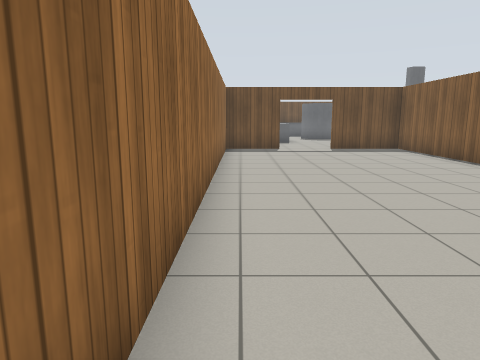
View 1 (above)

20 first-person views from a walk through a robot-simulator world made for Gazebo. The camera is 1.2 m above the floor, tilts 10° down and sees 70° across. The floor is counted in squares, 1 m on a side. Each view is taken from the middle of a square. On the plan, view 1 faces up. The plan holds only what a view shows up to about 14 squares ahead; the rest is blank. Simple patterns stand in for the simulator's built-in surfaces.

View 2
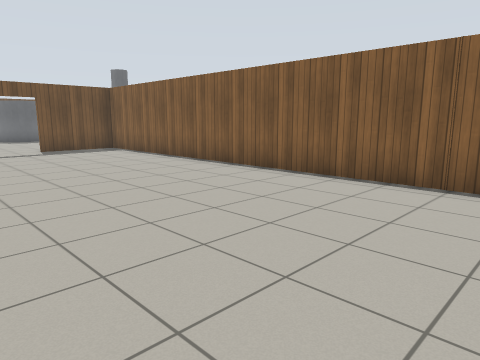

View 3
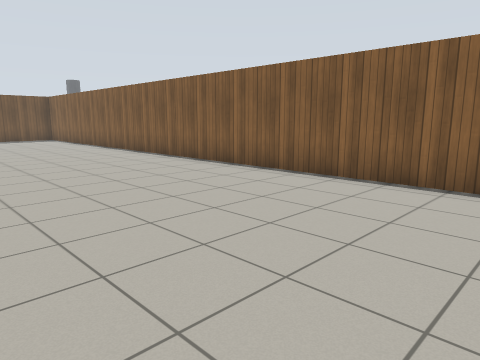

View 4
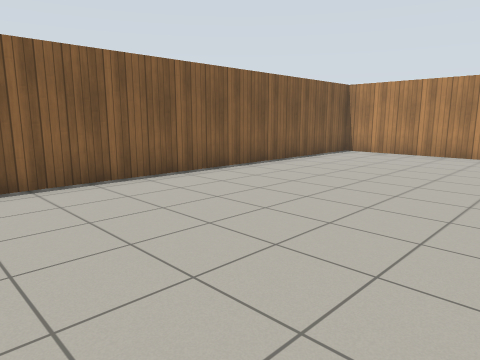

View 5
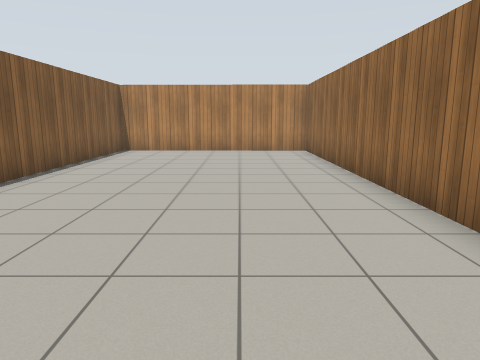

View 6
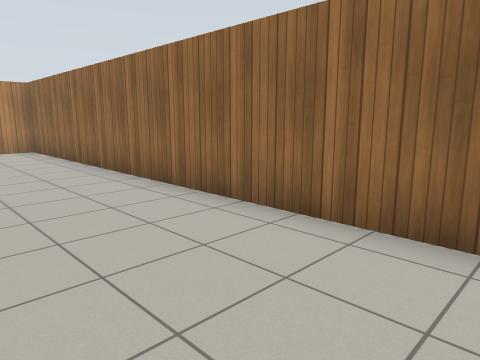

View 7
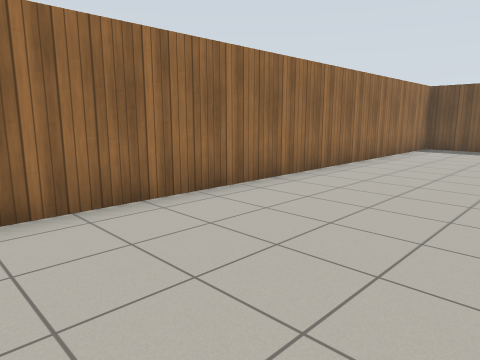

View 8
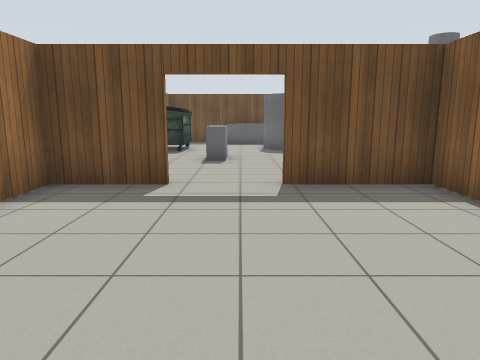

View 9
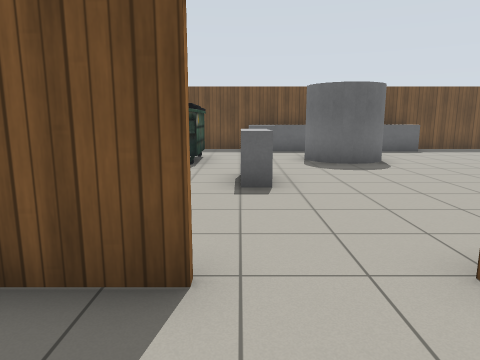

View 10
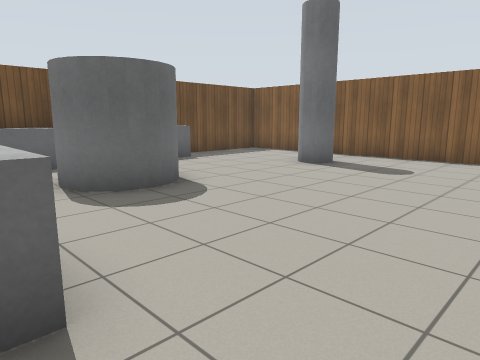

View 11
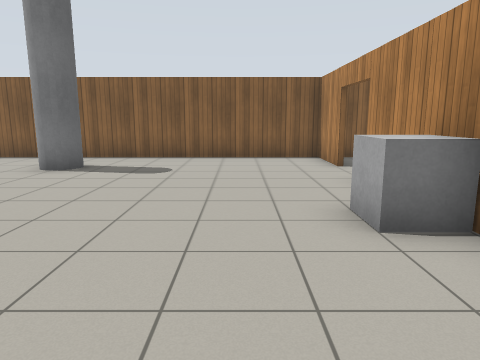

View 12
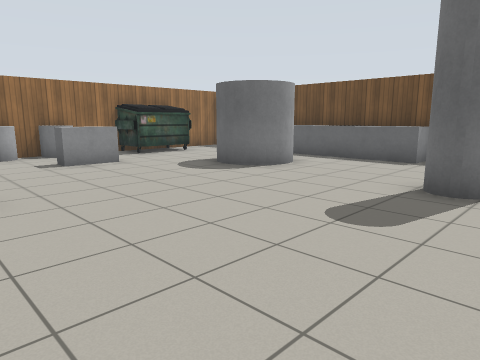

View 13
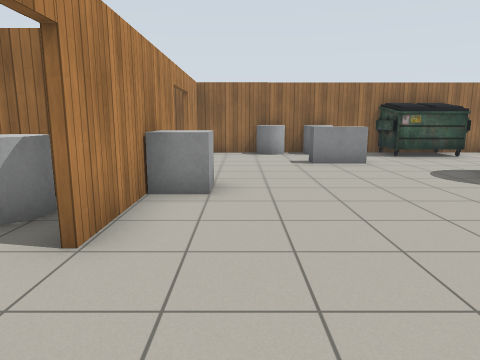

View 14
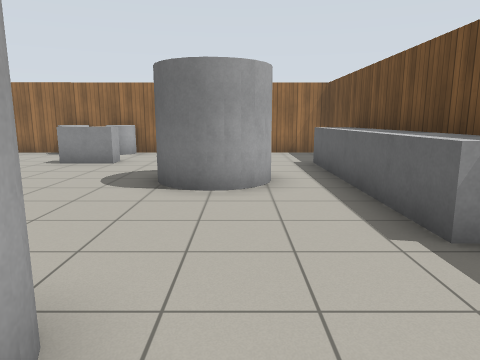

View 15
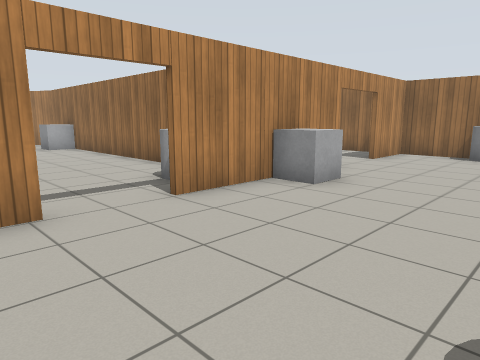

View 16
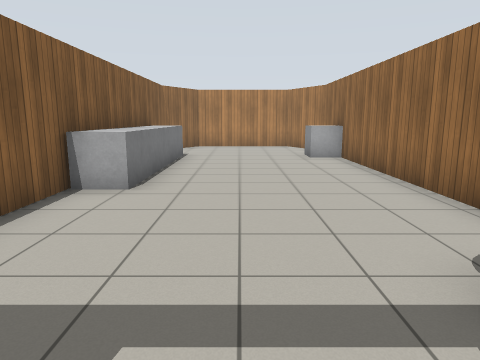

View 17
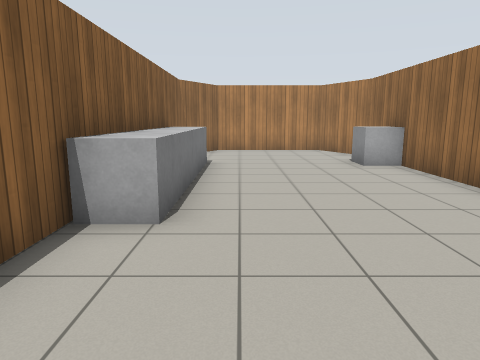

View 18
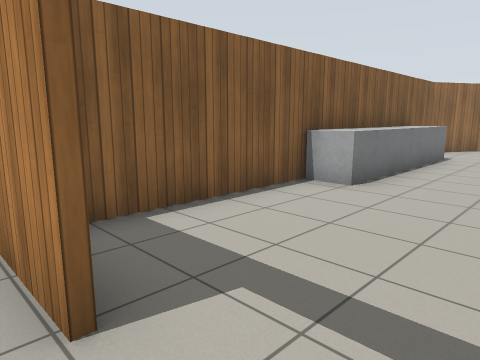

View 19
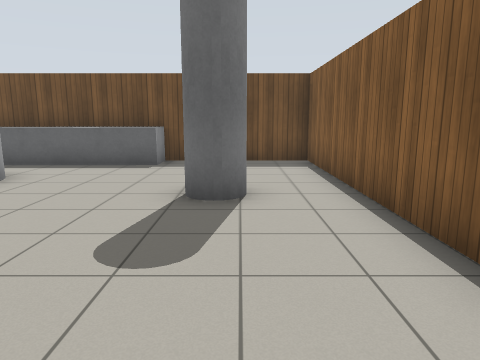

View 20
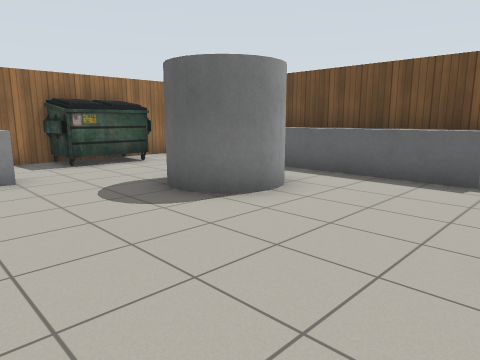

### Floor plan
Ten units are one square. View 1 is at (0, 0); x grows to the right and y downward. Boxes are objects, and circles mark ways between rooms. Rooms are numbered by the first view taken in them; rooms with no view inside come last. Other rooms are left out.
<svg viewBox="-11 -270 146 430">
<path fill="none" stroke="#000" d="M67 -45 67 -35M18 -143 -6 -143M-6 -140 -6 154 66 155 66 -143 38 -143M37 -145 90 -145M26 -262 -6 -262 -6 -140M107 -145 130 -145 130 -262 84 -262M-6 -145 17 -145M67 -35 67 -15 78 7 119 7 130 -13 130 -138M67 -131 67 -45"/>
<rect x="65" y="-45" width="10" height="10" fill="#bbb"><title>grey box</title></rect>
<rect x="-5" y="-175" width="10" height="10" fill="#bbb"><title>grey cylinder</title></rect>
<rect x="-5" y="-195" width="10" height="10" fill="#bbb"><title>grey cylinder</title></rect>
<rect x="-5" y="-235" width="20" height="30" fill="#bbb"><title>dumpster</title></rect>
<rect x="15" y="-195" width="10" height="20" fill="#bbb"><title>grey box</title></rect>
<rect x="25" y="-265" width="70" height="20" fill="#bbb"><title>grey box</title></rect>
<rect x="35" y="-235" width="30" height="20" fill="#bbb"><title>grey cylinder</title></rect>
<rect x="55" y="-155" width="10" height="10" fill="#bbb"><title>grey box</title></rect>
<rect x="95" y="-225" width="20" height="20" fill="#bbb"><title>grey pole</title></rect>
<rect x="75" y="-135" width="10" height="10" fill="#bbb"><title>grey cylinder</title></rect>
<rect x="115" y="-95" width="10" height="60" fill="#bbb"><title>grey box</title></rect>
<circle cx="25" cy="-140" r="3" fill="#2a7"/>
<circle cx="95" cy="-140" r="3" fill="#2a7"/>
<text x="30" y="10">1</text>
<text x="60" y="-200">2</text>
<text x="100" y="-70">3</text>
</svg>
Room 1 opens to room 2. Room 2 opens to room 3.

Where each view was taken, in squares from view 1:
view 1: 0 up, 0 right, facing up
view 2: 0 up, 0 right, facing up-right
view 3: 8 down, 0 right, facing up-right
view 4: 3 down, 0 right, facing down-right
view 5: 2 down, 2 right, facing down
view 6: 1 down, 3 right, facing down-left
view 7: 1 down, 4 right, facing up-left
view 8: 8 up, 3 right, facing up
view 9: 12 up, 2 right, facing up
view 10: 16 up, 2 right, facing up-right
view 11: 17 up, 2 right, facing right
view 12: 15 up, 12 right, facing up-left
view 13: 16 up, 12 right, facing left
view 14: 23 up, 12 right, facing left
view 15: 19 up, 12 right, facing down-left
view 16: 15 up, 10 right, facing down
view 17: 13 up, 11 right, facing down
view 18: 15 up, 9 right, facing down-right
view 19: 16 up, 11 right, facing up
view 20: 18 up, 10 right, facing up-left
